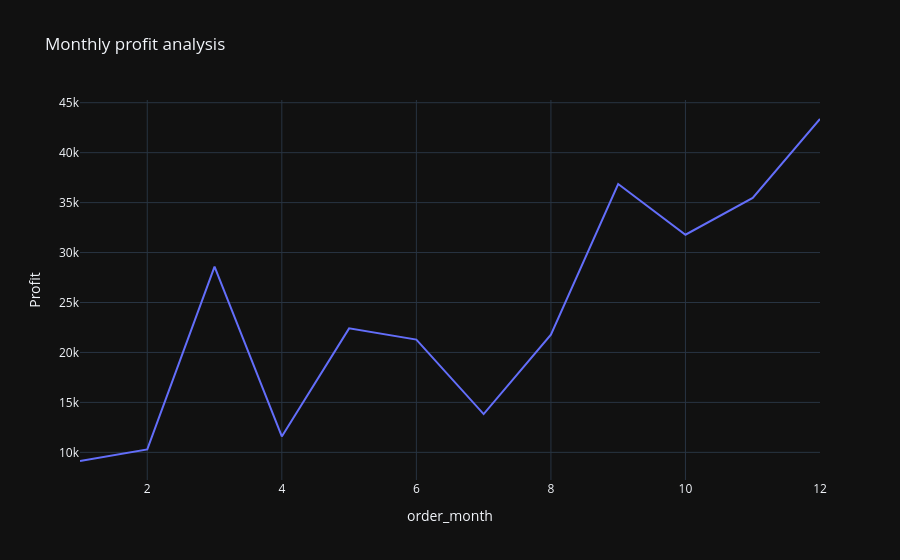

The notebook cell this image was saved under:
### Code cell
# visualizing 

fig=px.line(M_profit,
            x='order_month',
            y='Profit',
            title='Monthly profit analysis'
           )
fig.show()

### Figure 1 — Plotly figure (JSON) as saved in the notebook; plotly's stock layout.template omitted (floating-point values rounded to 4 significant figures)
{"data": [{"hovertemplate": "order_month=%{x}<br>Profit=%{y}<extra></extra>", "legendgroup": "", "line": {"color": "#636efa", "dash": "solid"}, "marker": {"symbol": "circle"}, "mode": "lines", "name": "", "orientation": "v", "showlegend": false, "type": "scatter", "x": [1, 2, 3, 4, 5, 6, 7, 8, 9, 10, 11, 12], "xaxis": "x", "y": [9134.0, 10290.0, 28590.0, 11590.0, 22410.0, 21290.0, 13830.0, 21780.0, 36860.0, 31780.0, 35470.0, 43370.0], "yaxis": "y"}], "layout": {"autosize": true, "legend": {"tracegroupgap": 0}, "title": {"text": "Monthly profit analysis"}, "xaxis": {"anchor": "y", "autorange": true, "domain": [0, 1], "range": [1, 12], "title": {"text": "order_month"}, "type": "linear"}, "yaxis": {"anchor": "x", "autorange": true, "domain": [0, 1], "range": [7233.0, 45270.0], "title": {"text": "Profit"}, "type": "linear"}}}
